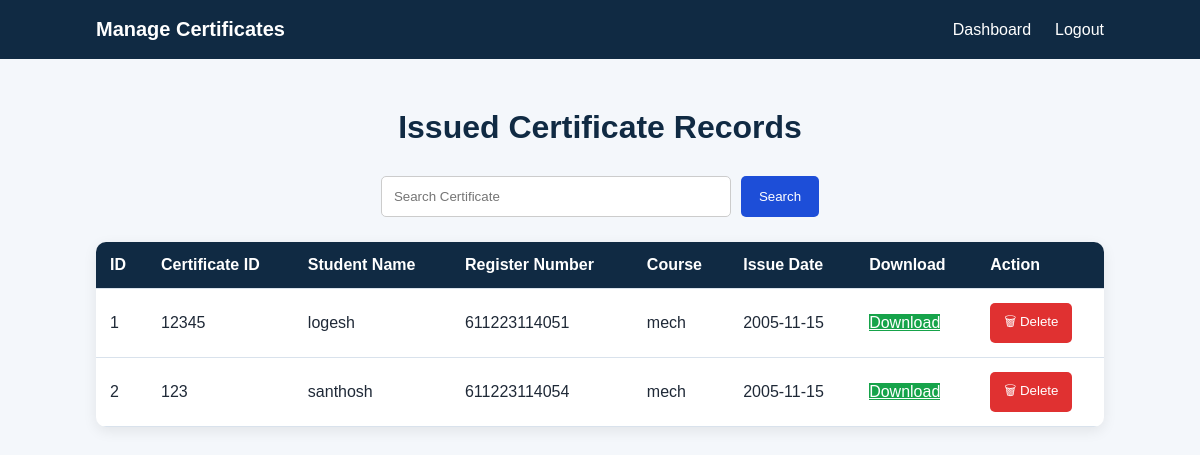
/certificates (signed in), run on the app's committed database.
### tables this page shows
CREATE TABLE certificates (
    id INTEGER PRIMARY KEY AUTOINCREMENT,
    admin_id INTEGER,
    certificate_id TEXT NOT NULL,
    student_name TEXT NOT NULL,
    register_number TEXT NOT NULL,
    course TEXT NOT NULL,
    institution TEXT NOT NULL,
    issue_date TEXT NOT NULL,
    file_name TEXT NOT NULL,
    qr_code TEXT NOT NULL,
    certificate_hash TEXT NOT NULL,
    previous_hash TEXT NOT NULL,
    block_hash TEXT NOT NULL,
    created_at TEXT NOT NULL,
    status TEXT NOT NULL DEFAULT 'VALID',
    revoked_at TEXT
);

### app.py (the view)
@app.route("/certificates")
def certificate_list():
    if "admin" not in session:
        return redirect(url_for("login"))
    search = request.args.get("search", "").strip()
    if search:
        certificates = search_certificates(
            search,
            session["admin_id"]
        )
    else:
        certificates = get_admin_certificates(
            session["admin_id"]
        )
    return render_template(
        "certificates.html",
        certificates=certificates,
        search=search
    )

### database.py (called while the page is built)
def get_connection():
    connection = sqlite3.connect(DATABASE_NAME)
    connection.row_factory = sqlite3.Row
    return connection

def get_admin_certificates(admin_id):
    connection = get_connection()
    cursor = connection.cursor()
    cursor.execute("""
        SELECT *,
               ROW_NUMBER() OVER (
                   PARTITION BY admin_id
                   ORDER BY id ASC
               ) AS display_id
        FROM certificates
        WHERE admin_id = ?
        ORDER BY id ASC
    """, (admin_id,))
    certificates = cursor.fetchall()
    connection.close()
    return certificates

### templates/certificates.html (shortened to what this page needs)
<!DOCTYPE html>
<html lang="en">
<head>
    <link
        rel="stylesheet"
        href="{{ url_for('static', filename='style.css') }}"
    >
</head>
<body>
<header class="navbar">
    <div class="logo">
        Manage Certificates
    </div>
    <nav>
        <a href="/dashboard">Dashboard</a>
        <a href="/logout">Logout</a>
    </nav>
</header>
<main class="blockchain-section">
    <h1>Issued Certificate Records</h1>
    <form
        action="/certificates"
        method="GET"
        class="search-form"
    >
        <input
            type="text"
            name="search"
            placeholder="Search Certificate"
            value="{{ search }}"
        >
        <button
            type="submit"
            class="search-btn"
        >
            Search
        </button>
    </form>
    {% if certificates %}
    <div class="table-container">
        <table class="certificate-table">
            <thead>
                <tr>
                    <th>ID</th>
                    <th>Certificate ID</th>
                    <th>Student Name</th>
                    <th>Register Number</th>
                    <th>Course</th>
                    <th>Issue Date</th>
                    <th>Download</th>
                    <th>Action</th>
                </tr>
            </thead>
            <tbody>
                {% for certificate in certificates %}
                <tr>
                    <td>{{ certificate["display_id"] }}</td>
                    <td>{{ certificate["certificate_id"] }}</td>
                    <td>{{ certificate["student_name"] }}</td>
                    <td>{{ certificate["register_number"] }}</td>
                    <td>{{ certificate["course"] }}</td>
                    <td>{{ certificate["issue_date"] }}</td>
                    <td>
                        <a
                            href="/download/{{ certificate['certificate_id'] }}"
                            class="download-btn"
                        >
                            Download
                        </a>
                    </td>
                    <td>
                        <form
                            action="/delete/{{ certificate['certificate_id'] }}"
                            method="POST"
                            onsubmit="return confirm('Are you sure you want to delete this certificate?');"
                        >
                            <button
                                type="submit"
                                class="delete-btn"
                            >
                                🗑 Delete
                            </button>
                        </form>
                    </td>
                </tr>
                {% endfor %}
            </tbody>
        </table>
    </div>
    {% else %}
    <p class="empty-message">
        No certificates are available.
    </p>
    {% endif %}
</main>
</body>
</html>

### static/style.css (style rules this page uses)
* { margin: 0; padding: 0; box-sizing: border-box; }
body { font-family: Arial, sans-serif; background: #f4f7fb; color: #1f2937; }
.navbar { background: #102a43; color: white; padding: 18px 8%; display: flex; justify-content: space-between; align-items: center; }
.logo { font-size: 20px; font-weight: bold; }
.navbar nav { display: flex; gap: 24px; }
.navbar a { color: white; text-decoration: none; font-weight: 500; }
.blockchain-section { min-height: 85vh; padding: 50px 8%; }
.blockchain-section > h1 { text-align: center; color: #102a43; margin-bottom: 30px; }
.table-container { overflow-x: auto; background: white; border-radius: 10px; box-shadow: 0 4px 14px rgba(0, 0, 0, 0.08); }
.certificate-table { width: 100%; border-collapse: collapse; }
.certificate-table th, .certificate-table td { padding: 14px; border-bottom: 1px solid #d9e2ec; text-align: left; }
.certificate-table th { background: #102a43; color: white; }
.delete-btn { background: #e03131; color: white; border: none; padding: 9px 14px; border-radius: 5px; cursor: pointer; }
.download-btn { background:#16a34a; color:white; }
.search-form { display:flex; gap:10px; margin:25px; justify-content:center; }
.search-form input { width:350px; padding:12px; border:1px solid #ccc; border-radius:5px; }
.search-btn { background:#1d4ed8; color:white; border:none; padding:12px 18px; border-radius:5px; cursor:pointer; }

### data on the page
certificates: display_id "1", certificate_id "12345", student_name "logesh", register_number "611223114051", course "mech", issue_date "2005-11-15"
certificates: display_id "2", certificate_id "123", student_name "santhosh", register_number "611223114054", course "mech", issue_date "2005-11-15"
